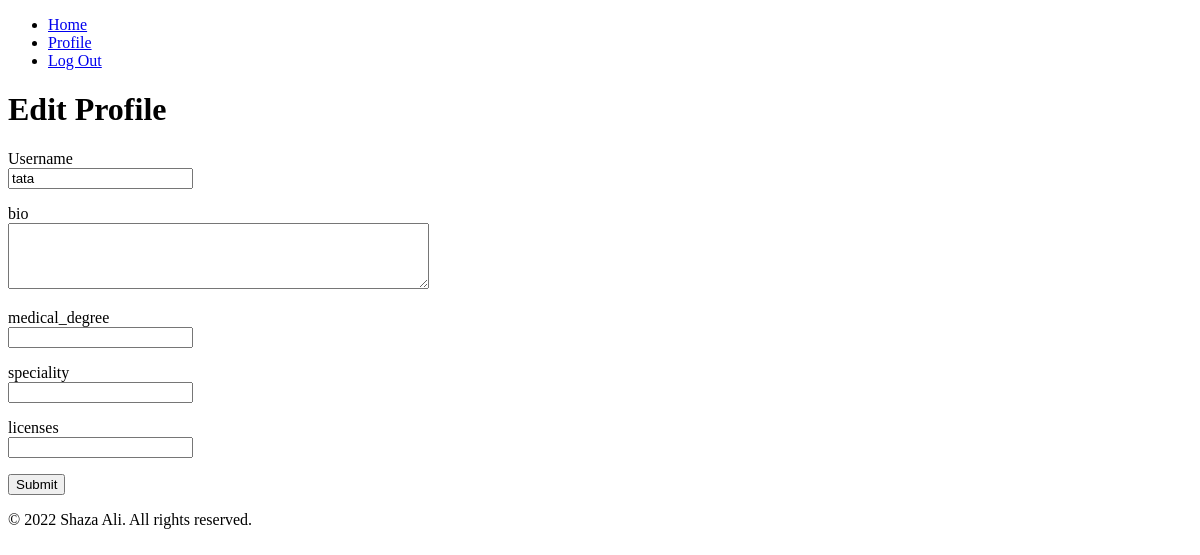
The page /edit_profile (signed in) on the database as committed earlier.
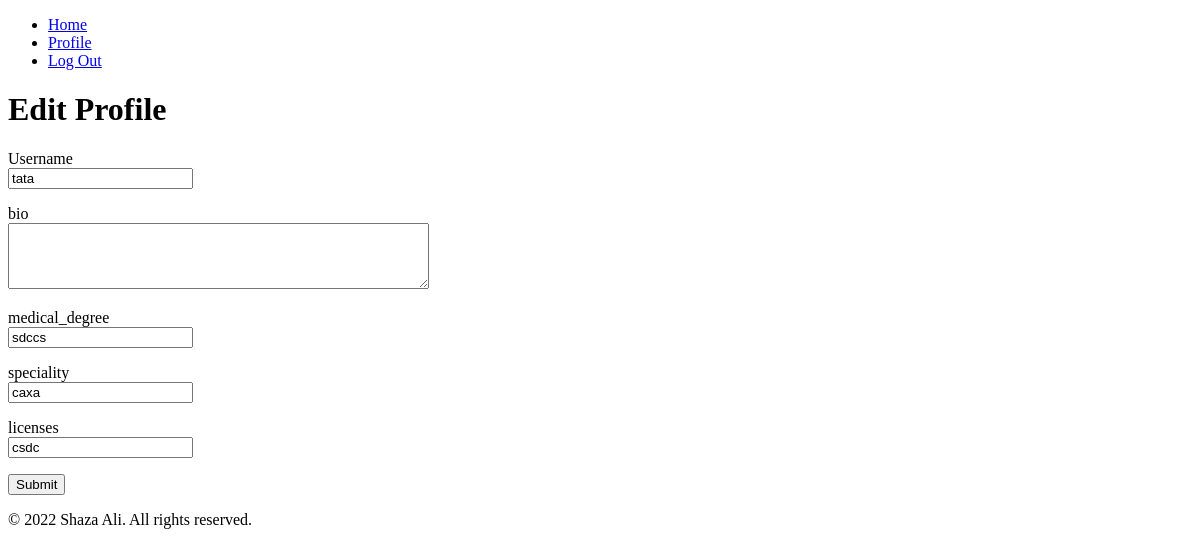
The same page on the database as committed later.
### app/models.py (models this page shows, shortened)
class User(UserMixin,db.Model):
    id = db.Column(db.Integer, primary_key=True)
    username = db.Column(db.String(65), index=True, unique=True)
    email = db.Column(db.String(120), index=True, unique=True)
    password_hash = db.Column(db.String(128))
    bio = db.Column(db.String(200))
    medical_degree = db.Column(db.String(100))
    speciality = db.Column(db.String(100))
    licenses = db.Column(db.String(200))
    last_seen = db.Column(db.DateTime, default=datetime.utcnow)
    cases = db.relationship('Case', backref='author', lazy="dynamic")

### app/routes.py (the view)
@app.route("/edit_profile", methods=['GET', 'POST'])
@login_required
def edit_profile():
    form = EditProfileForm()
    if form.validate_on_submit():
        current_user.username = form.username.data
        current_user.bio = form.bio.data
        current_user.medical_degree = form.medical_degree.data
        current_user.speciality = form.speciality.data
        current_user.licenses = form.licenses.data
        db.session.commit()
        flash("Your Profile Has Been Updated Successfully")
        return redirect(url_for('edit_profile'))
    elif request.method == 'GET':
        form.username.data = current_user.username
        form.bio.data = current_user.bio
        form.medical_degree.data = current_user.medical_degree
        form.speciality.data = current_user.speciality
        form.licenses.data = current_user.licenses
    return render_template('edit_profile.html', form=form, title="Edit Profile")

### forms.py
class EditProfileForm(FlaskForm):
    username = StringField('Username', validators=[DataRequired()])
    bio = TextAreaField('bio')
    medical_degree = StringField('medical_degree')
    speciality = StringField('speciality')
    licenses = StringField('licenses')
    submit = SubmitField('Submit')

### app/routes.py (called while the page is built)
@login.user_loader
def load_user(id):
    return User.query.get(int(id))

@app.before_request
def before_request():
    if current_user.is_authenticated:
        current_user.last_seen = datetime.utcnow()
        db.session.commit()

### app/templates/edit_profile.html (shortened to what this page needs)
{% extends 'base.html' %}
{% block content %}
<h1> Edit Profile </h1>
<form action="", method="post">
	<p>
	{{ form.username.label }} </br>
	{{ form.username }} </br>
	</p>
	<p>
		{{ form.bio.label }} </br>
		{{ form.bio(cols=50, rows=4)}} </br>
	</p>
	<p>
		{{ form.medical_degree.label }} </br>
		{{ form.medical_degree }} </br>
	</p>
	<p>
		{{ form.speciality.label }} </br>
		{{ form.speciality }} </br>
	</p>
	<p>
		{{ form.licenses.label }} </br>
		{{ form.licenses }} </br>
	</p>
	<p> {{ form.submit() }} </p>
</form>
{% endblock %}

### app/templates/base.html (shortened to what this page needs)
<!DOCTYPE html>
<html lang="en">
<head>
</head>
<body>
	<header>
		<nav>
			<ul>
				<li><a  href="{{ url_for('index')}}">Home</a></li>
				{% if current_user.is_anonymous %}
				<li><a href="{{ url_for('login')}}">Login</a></li>
				{% else %}
				<li><a href="{{ url_for('user', username=current_user.username)}}">Profile</a></li>
				<li><a href="{{ url_for('logout')}}">Log Out</a></li>
				{% endif %}
			</ul>
		</nav>
	</header>
	<main>
		{% block content %}
		{% endblock %}
	</main>
	<footer>
		<p>&copy; 2022 Shaza Ali. All rights reserved.</p>
	</footer>
</body>
</html>

Rows that differ between the two databases and show on the page:
changed User "tata": medical_degree (not shown) → "sdccs"; speciality (not shown) → "caxa"; licenses (not shown) → "csdc"
